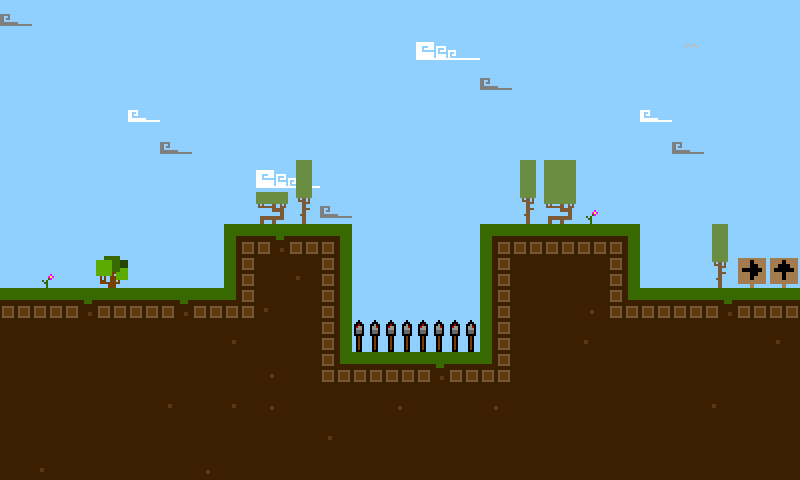

A 2D game scene composited from a Tiled map and its tileset images. What follows is a short description and the map's XML, with each tile layer's data collapsed to a summary:
An orthogonal 25x15 tile map with 32x32 px tiles, 5 tile layers (background, solids, decorations, decorations2, ...), 3 tilesets and 14 objects (7x Solid, 2x BadGuy, collision editor test 1, collision editor test 2, collision editor test 3, ...).

<map version="1.0" orientation="orthogonal" renderorder="right-down" width="25" height="15" tilewidth="32" tileheight="32" nextobjectid="17">
 <tileset firstgid="1" name="tiny-tiles" tilewidth="32" tileheight="32" tilecount="256" columns="16">
  <image source="tiny-tiles.png" width="512" height="512" />
  <tile id="35">
   <objectgroup draworder="index">
    <object id="3" name="collision editor test 1" x="2" y="1" width="30" height="25" />
   </objectgroup>
  </tile>
  <tile id="37">
   <objectgroup draworder="index">
    <object id="3" name="collision editor test 2" x="3" y="26">
     <polygon points="0,0 0,-25 27,0" />
    </object>
    <object id="4" name="collision editor test 3" x="29" y="26">
     <polygon points="0,0 0,-24 -26,-26" />
    </object>
   </objectgroup>
  </tile>
  <tile id="42" probability="0.1" />
  <tile id="44" probability="0.05" />
  <tile id="88" probability="0.1" />
  <tile id="89" probability="0.1" />
  <tile id="97" probability="0.3" />
 </tileset>
 <tileset firstgid="257" name="tiny-characters" tilewidth="32" tileheight="32" tilecount="128" columns="16">
  <image source="tiny-characters.png" width="512" height="256" />
 </tileset>
 <tileset firstgid="385" name="tiny-grey-cloud" tilewidth="32" tileheight="32" tilecount="1" columns="1">
  <image source="tiny-grey-cloud.png" width="32" height="32" />
 </tileset>
 <layer name="background" width="25" height="15">
  <data>[375 cells, 375 non-empty, 6 distinct tile ids]</data>
 </layer>
 <layer name="solids" width="25" height="15">
  <data>[375 cells, 160 non-empty, 11 distinct tile ids]</data>
 </layer>
 <layer name="decorations" width="25" height="15">
  <data>[375 cells, 10 non-empty, 7 distinct tile ids]</data>
 </layer>
 <objectgroup name="entities">
  <object id="2" type="Solid" x="0" y="288" width="224" height="192" />
  <object id="3" type="Solid" x="224" y="224" width="128" height="256" />
  <object id="4" type="Solid" x="352" y="352" width="128" height="128" />
  <object id="5" type="Solid" x="480" y="224" width="160" height="256" />
  <object id="6" type="Solid" x="640" y="288" width="160" height="192" />
  <object id="7" name="Spikes" type="Deadly" x="352" y="320" width="128" height="32" />
  <object id="8" name="Player Spawn" type="Spawn" gid="257" x="76" y="240" width="32" height="32" />
  <object id="9" name="Bad Guy" type="BadGuy" gid="353" x="485" y="224" width="32" height="32" />
  <object id="11" name="Bad Guy" type="BadGuy" gid="353" x="310" y="223" width="32" height="32" />
  <object id="15" type="Solid" x="800" y="0" width="32" height="480" />
  <object id="16" type="Solid" x="-32" y="0" width="32" height="480" />
 </objectgroup>
 <layer name="decorations2" width="25" height="15">
  <data>[375 cells, 4 non-empty, 4 distinct tile ids]</data>
 </layer>
 <layer name="deadlies" width="25" height="15">
  <data>[375 cells, 4 non-empty, 1 distinct tile ids]</data>
 </layer>
</map>
